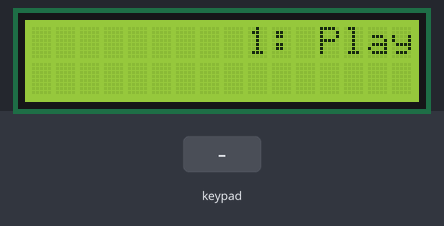
This sketch was run on a simulated Arduino Uno, built with avr-gcc and run on an emulated ATmega328P. On the bench: 16×2 character LCD. The test bench sets the inputs (shaded band). Random numbers use the default seed unless the sketch sets one; what the sketch prints to the serial monitor is not drawn.

Above: at 11.2 s.
11.3 s: key 'S' pressed
At 11.52 s:
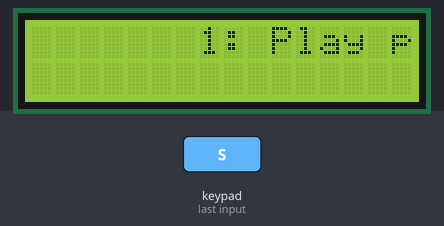
13.4 s: key 'U' pressed
15.4 s: key 'D' pressed
25.4 s: key 'U' pressed
At 31.39 s:
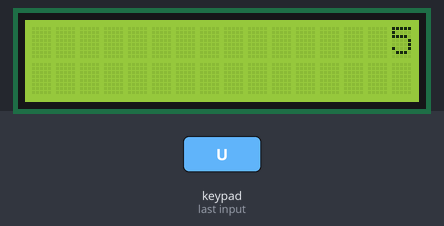
33.8 s: key 'S' pressed
At 39.2 s:
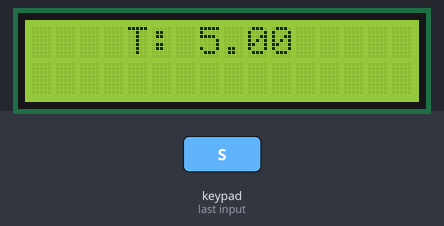

The sketch:

NiushaS-cw.ino
```cpp
#include <Wire.h>
#include <Adafruit_RGBLCDShield.h>
#include <utility/Adafruit_MCP23017.h>

Adafruit_RGBLCDShield lcd = Adafruit_RGBLCDShield();

//used for setting backgroud colours.
#define GREEN 0x2
#define WHITE 0x7

//global variables.
//this is the initial state of the FSM in the main loop() function.
uint8_t state = 1;
//initial value of N (sequence length).
int N = 4;
//initial value of M (no. of possible keys in sequences).
int M = 2;
//initial value of T (time limit to enter next key).
float T = 5.0;

void setup() {
  //set up code
  Serial.begin(9600);
  lcd.begin(16, 2);
  lcd.setCursor(0, 0);
  //allows in-built random() function to generate random values.
  randomSeed(analogRead(0));
  //scrolls once when arduino is started up
  scrollMessage("Use up and down to scroll, then press select.");
}

//This menu function runs after every state in the FSM and at the start.
void menu(){
  lcd.clear();
  lcd.setCursor(0,0);
  //array of all menu options
  String options[] = {"1: Play practice mode.", "2: Play story mode.",
                      "3: Change sequence length (N).", "4: Change no. of keys (M).",
                      "5: Change time limit (T)."};
  //current option set to 1- represents "1: Play practice mode."
  int current_option = 1;
  bool not_selected = true;
  //loop runs, displaying current menu option until one is selected.
  while(not_selected){
    //the initial state of buttons is stored in int_btn
    uint8_t int_btn = lcd.readButtons();
    //display current menu option
    scrollMessage(options[current_option - 1]);
    //uses function pressedButton() to wait for and get user's input.
    char user_input = pressedButton(int_btn);
    //for button press select, uses the value of current_option to change to correct state,
    //each menu option has its own state.
    if(user_input == 's'){
      if(current_option == 1){
        state = 2;
        break;
      }else if(current_option == 2){
        state = 5;
        break;
      }else if(current_option == 3){
        state = 3;
        break;
      }else if(current_option == 4){
        state = 4;
        break;
      }else if(current_option == 5){
        state = 6;
        break;
      }
    //if up or down are pressed, the menu_option changes and the new menu option
    //is displayed.
    }else if(user_input == 'u'){
      if(current_option == 1){
        current_option = 5;
      }else{
        current_option -= 1;
      }
    }else if(user_input == 'd'){
      if(current_option == 5){
        current_option = 1;
      }else{
        current_option += 1;
      }
    }
  }
}

//Function for story mode runs the singleStage() function with chnaging N,M,D and T values
//until the user enters a wrong sequence and loses.
void storyMode(){
  bool correct = true;
  //counter keeps track of which stage is being run.
  int counter = 1;
  //intial values for stage 1.
  int n = 4;
  int m = 2;
  int d = 3;
  int t = 5.00;
  //loop runs while the user enters correct sequences
  while(correct == true){
    //singleStage() returns true if the stage is passed and false if not.
    correct = singleStage(n, m, d, t);
    //M increases by 1 in stages 3 and 5.
    if(counter == 2 or counter == 4){
        m++;
    //D is reduced by 1 second in stages 4 and 6
    }else if(counter == 3 || counter == 5){
        d--;
    }
    //N increases by 2 and T is reduced by 1/4 of a second every stage.
    n += 2;
    t = t - 0.25;
    //The counter isn't needed after stage 6.
    if(counter < 6){
      counter++;
    }
  }
}

//This fucntion is called once in practice mode straight from the FSM and is called multiple times
//from the storyMode() fucntion to run a stage.
//n is N, m is M, d is D and t is T.
bool singleStage(int n, int m, int d, float t){
  char key;
  char seq[n];

  //Generates the sequence
  for(int i = 0; i < n; i++){
    //generateRand generates a random character from 'r', 'l', 'd' and 'u' for each button depending on the
    //value of m.
    key = generateRand(m);
    seq[i] = key;
  }

  Serial.println("--New pattern--");
  char user_input;
  //for loop displays sequence keys one by one both on LCD display for user and
  //in Serial monitor for testing
  for(int j = 0; j < n; j++){
    String output;
    if(seq[j] == 'u'){
      output = "UP";
    }else if(seq[j] == 'd'){
      output = "DOWN";
    }else if(seq[j] == 'l'){
      output = "LEFT";
    }else if(seq[j] == 'r'){
      output = "RIGHT";
    }

    Serial.println(output);
    lcd.setCursor(6, 0);
    lcd.print(output);
    //each key is displayed for d seconds depending on the value of d
    delay(d*1000);
    lcd.clear();
    delay(500);
  }

  //outer for loop runs for each key in the sequence, displaying and running the timer,
  //and checking the button pressed is correct or wrong.
  bool correct = true;
  char input;
  uint8_t int_btn;
  for(int k = 0; k < n; k++){
    float time_left = t;
    input = 'x';
    //while loop displays timer and checks for user input.
    //it re-runs every 0.1 seconds as timer goes down,
    //each time calling pressedButtonT() to check if any buttons have been pressed
    //and if so which one.
    while(input == 'x' && time_left > 0){
      int_btn = lcd.readButtons();
      lcd.clear();
      lcd.setCursor(1, 1);
      lcd.print("time left: ");
      lcd.setCursor(12, 1);
      lcd.print(time_left);
      //pressedButtonT() is similar but works differently to pressedButton(), as rather than waiting for
      //an input it runs for an amount of time (second parameter) and returns either the character for the button
      //pressed or 'x' for no button presses.
      input = pressedButtonT(int_btn, 10);
      time_left = time_left - 0.1;
    }
    //if timer runs out and input remains 'x' indicating no button presses, they fail this stage.
    if(input == 'x'){
      correct = false;
      break;
    }
    //or if the input was given in time but wasn't correct they again fail this stage.
    if(input != seq[k]){
      correct = false;
    }
  }

  //if correct stayed true as user enetered the sequence correctly and in time,
  //the backlight flashes green.
  if(correct == true){
    lcd.clear();
    lcd.setBacklight(GREEN);
    delay(200);
    lcd.setBacklight(WHITE);
  //if the user got the sequence wrong or wasn't in time, the game over display runs.
  }else{
    lcd.clear();
    lcd.setCursor(4, 0);
    lcd.print("OOPs  :(");
    lcd.setCursor(4, 1);
    lcd.print("Game over!");
    delay(1000);
    lcd.clear();
  }
  //return the value of correct from the function. Used in storyMode() to check if stage passed.
  return correct;
}

//this fucntion allows user to change the timer T
void changeT(){
  bool not_selected = true;
  //loop runs, allowing user to change the value of T using up and down until they press select.
  while(not_selected){
    lcd.clear();
    uint8_t int_btn = lcd.readButtons();
    lcd.setCursor(4, 0);
    lcd.print("T: ");
    lcd.setCursor(7, 0);
    lcd.print(T);
    char user_input = pressedButton(int_btn);
    //leaves loop when select is pressed
    if(user_input == 's'){
      break;
    //doesn't allow user to go higher than T=5.00
    }else if(user_input == 'u' && T <= 4.9){
      T += 0.1;
    //doesn't allow user to go lower than T=1.50
    }else if(user_input == 'd' && T >= 1.6){
      T -= 0.1;
    }
  }

}

//allows user to change N, works in the same way as changeT
void changeN(){
  bool not_selected = true;
  while(not_selected){
    lcd.clear();
    uint8_t int_btn = lcd.readButtons();
    lcd.setCursor(7, 0);
    lcd.print("N: ");
    lcd.setCursor(10, 0);
    lcd.print(N);
    char user_input = pressedButton(int_btn);
    if(user_input == 's'){
      break;
    //upper limit is N=12
    }else if(user_input == 'u' && N < 12){
      N += 1;
    //lower limit is N=4
    }else if(user_input == 'd' && N > 4){
      N -= 1;
    }
  }
}

//allows user to change M, again works in the same way as changeN and changeT
void changeM(){
  bool not_selected = true;
  while(not_selected){
    lcd.clear();
    uint8_t int_btn = lcd.readButtons();
    lcd.setCursor(7, 0);
    lcd.print("M: ");
    lcd.setCursor(10, 0);
    lcd.print(M);
    char user_input = pressedButton(int_btn);
    if(user_input == 's'){
      break;
    //upper limit is M=4
    }else if(user_input == 'u' && M < 4){
      M += 1;
    //upper limit is M=2
    }else if(user_input == 'd' && M > 2){
      M -= 1;
    }
  }
}

//generates a random character to represent a button from up, down, left and right
//parameter m is M, so that for m=2 it only returns characters for left and right and
//for m=3 it only returns characters for left, right and up.
char generateRand(int m){
  char key = 'x';
  long randNumber;
  //loop runs until a charater is generated that is allowed for the m that is passed to the function
  while(key == 'x'){
    //generates random number between 1 and 4
    randNumber = random(1, 5);
    //there's a case for each number, so depending on the value of m, it is used and if it can't be used,
    //the loop runs again.
    switch(randNumber){
      case 1:
        if(m == 3 || m == 4){
          key = 'u';
        }
        break;
      case 2:
        if(m == 4){
          key = 'd';
        }
        break;
      case 3:
        key = 'l';
        break;
      case 4:
        key = 'r';
        break;
    }
    delay(3);
  }
  //returns the character.
  return key;
}

//returns character of the button that the user has pressed during a time limit, if no button
//pressed in that time, returns 'x'. initial_buttons is the initial state of the buttons used to
//tell which button states have changed and m_secs is time limit.
char pressedButtonT(uint8_t initial_buttons, int m_secs){
  //int_time used to calculate time passed since fucntion started running
  unsigned long int_time = millis();
  //loop runs, constantly waiting for a button press until time runs out.
  while(true){
    uint8_t buttons_state = lcd.readButtons();
    uint8_t button_changes = initial_buttons & (~buttons_state);
    //depending on which button is pressed, different character is returned
    if ((button_changes & BUTTON_UP)) {
      return('u');
    }else if ((button_changes & BUTTON_DOWN)) {
      return('d');
    }else if ((button_changes & BUTTON_RIGHT)) {
      return('r');
    }else if ((button_changes & BUTTON_LEFT)) {
      return('l');
    }else if ((button_changes & BUTTON_SELECT)) {
      return('s');
    //if no buttons are pressed and the time runs out, breaks out of loop and returns 'x' to indicate
    //no button presses.
    }else if(millis() - int_time >= m_secs){
      break;
    }
    initial_buttons = buttons_state;
  }
  return('x');
}

//works similarly as pressedButtonT(), but without a timer, it simply runs until a button is pressed, and then returns a character
//for that button.
char pressedButton(uint8_t initial_buttons){
  //loop runs until a button is pressed and a character is returned
  while(true){
    uint8_t buttons_state = lcd.readButtons();
    uint8_t button_changes = initial_buttons & (~buttons_state);
    if ((button_changes & BUTTON_UP)) {
      return('u');
    }else if ((button_changes & BUTTON_DOWN)) {
      return('d');
    }else if ((button_changes & BUTTON_RIGHT)) {
      return('r');
    }else if ((button_changes & BUTTON_LEFT)) {
      return('l');
    }else if ((button_changes & BUTTON_SELECT)) {
      return('s');
    }
    initial_buttons = buttons_state;
  }
}

//scrolls any message msg that is passed to it across the screen
void scrollMessage(String msg){
  //adds preceeding spaces to message
  msg = "               " + msg;
  int pos = 0;
  //loop prints message, each time removing one character from the left, uses a delay of 150ms to
  //make scrolling motion
  for (int i = msg.length(); i > 0; i--) {
    lcd.clear();
    lcd.setCursor(0,0);
    String scrolledMessage = msg.substring(pos, pos+16);
    lcd.print(scrolledMessage);
    delay(150);
    pos += 1;
  }
  lcd.clear();
}

//this is the Finite-State-Machine, it is set to state 1 (menu) at the start and always returns to this state after all other states.
void loop(){
  switch(state){
    //menu
    case 1:
      menu();
      break;
    //practice mode
    case 2:
      //singleStage() is called with the global variables N,M and T as the fucntions changeN(), changeM()
      //and changeT() can change them. Delay is set to 1 second
      singleStage(N, M, 1, T);
      state = 1;
      break;
    //change N
    case 3:
      changeN();
      state = 1;
      break;
    //change M
    case 4:
      changeM();
      state = 1;
      break;
    //Story mode
    case 5:
      storyMode();
      state = 1;
      break;
    //Change T
    case 6:
      changeT();
      state = 1;
      break;
    default:
      break;
  }
}
```
